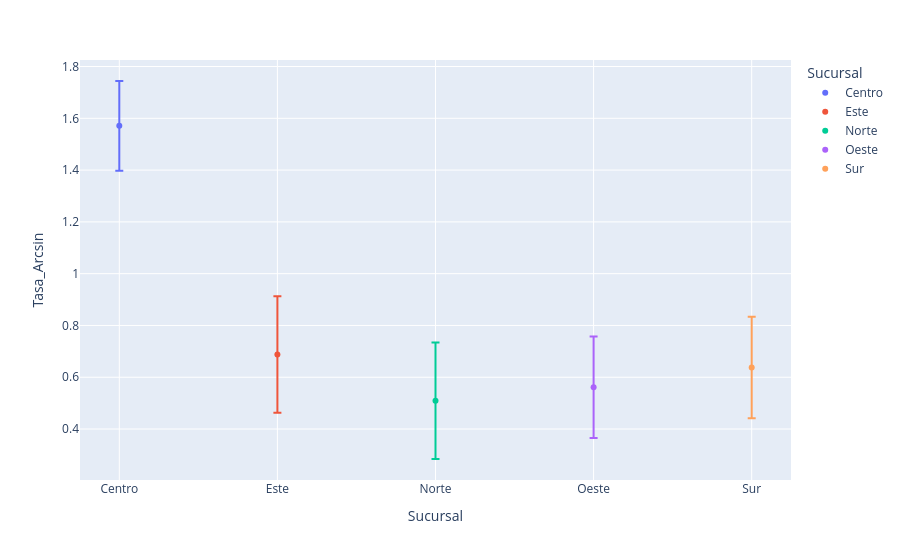

This figure's notebook cell:
### Code cell
# ============================================================
# EJERCICIO 2 — Datos provistos
# ============================================================

np.random.seed(77)

n_empleados = 120
sucursales = np.random.choice(['Norte', 'Sur', 'Este', 'Oeste', 'Centro'],
                               n_empleados)

# Siniestros de incapacidad (días ausentes en el año)
dias_base = {'Norte': 3, 'Sur': 4, 'Este': 5, 'Oeste': 3, 'Centro': 12}  # Centro es alta frecuencia
num_siniestros_ej2 = np.array([
    np.random.poisson(dias_base[s]) for s in sucursales
])

df_vida_grupo = pd.DataFrame({
    'Empleado_ID': range(1, n_empleados+1),
    'Sucursal': sucursales,
    'Dias_Incapacidad': num_siniestros_ej2
})

print(f'Dataset: {len(df_vida_grupo)} empleados en {df_vida_grupo.Sucursal.nunique()} sucursales')
print('\nResumen por sucursal:')
print(df_vida_grupo.groupby('Sucursal')['Dias_Incapacidad'].describe().round(2))

# ============================================================
# TU CÓDIGO AQUÍ ↓
# ============================================================

# 1. Detectar sucursales con frecuencia atípica
_, out_sucursal_iqr_2, _, _ = detectar_outliers_iqr(df_vida_grupo['Dias_Incapacidad'])
print(f'Sucursales con frecuencia atípica (IQR): {out_sucursal_iqr_2.sum()}')
print('Sucursales atípicas:', df_vida_grupo.loc[out_sucursal_iqr_2, 'Sucursal'].unique())

#Aplicamos la transformacion raiz cuadrada
sqrt_ej2 = t_sqrt(df_vida_grupo['Dias_Incapacidad'])

_, out_sqrt, _, _ = detectar_outliers_iqr(sqrt_ej2)
print(f'\nTras transformación √x — Sucursales con frecuencia atípica (IQR): {out_sqrt.sum()}')


# 2. Tasa de siniestralidad por sucursal
Promedio_siniestros = df_vida_grupo.groupby('Sucursal').agg( Media_sucursal=('Dias_Incapacidad', 'mean'), n = ('Empleado_ID', 'count')).reset_index()
Promedio_siniestros['Tasa_Siniestralidad'] = Promedio_siniestros['Media_sucursal'] / Promedio_siniestros['Media_sucursal'].max()


for s in Promedio_siniestros['Sucursal'].unique():
    tasa = Promedio_siniestros.loc[Promedio_siniestros['Sucursal'] == s, 'Tasa_Siniestralidad'].values[0]
    print(f'Sucursal {s}: Tasa de siniestralidad = {tasa:.4f}')
#Aplicamos arcsin(√p) a la tasa de siniestralidad y construimos intervalos de confianza
Promedio_siniestros['Tasa_Arcsin'] = t_arcsin_sqrt(Promedio_siniestros['Tasa_Siniestralidad'])
# Calculamos la varianza estabilizada tras arcsin(√p) que es aproximadamente constante: Var ≈ 1/(4n)

Promedio_siniestros['varianza_estabilizada'] = np.sqrt(1 / (4 * Promedio_siniestros['n']))


# Asumiendo normalidad tras la transformación, calculamos interavlos de confianza al 95% para cada sucursal
Promedio_siniestros['ci'] = 1.96 * Promedio_siniestros['varianza_estabilizada']
# Calculamos los límites inferior y superior del intervalo de confianza para la tasa transformada
Promedio_siniestros['lower'] = Promedio_siniestros['Tasa_Arcsin'] - Promedio_siniestros['ci']
Promedio_siniestros['upper'] = Promedio_siniestros['Tasa_Arcsin'] + Promedio_siniestros['ci']

# Visualizamos las tasas transformadas con sus intervalos de confianza para comparar entre sucursales.
fig = px.scatter(
    Promedio_siniestros,
    x='Sucursal',
    y='Tasa_Arcsin',
    error_y='ci',
    color='Sucursal'
)
fig.show()



# 4. Conclusión
print('\nConclusión:')
print('  La sucursal Centro tiene una frecuencia de siniestralidad significativamente más alta que las demás, incluso tras la transformación.\n Esto podría significar posible fraude o personal con preexistencias crónicas.')

### Figure 1 — Plotly figure (JSON) as saved in the notebook; plotly's stock layout.template omitted (floating-point values rounded to 4 significant figures)
{"data": [{"error_y": {"array": [0.1732]}, "hovertemplate": "Sucursal=%{x}<br>Tasa_Arcsin=%{y}<extra></extra>", "legendgroup": "Centro", "marker": {"color": "#636efa", "symbol": "circle"}, "mode": "markers", "name": "Centro", "orientation": "v", "showlegend": true, "type": "scatter", "x": ["Centro"], "xaxis": "x", "y": [1.571], "yaxis": "y"}, {"error_y": {"array": [0.2248]}, "hovertemplate": "Sucursal=%{x}<br>Tasa_Arcsin=%{y}<extra></extra>", "legendgroup": "Este", "marker": {"color": "#EF553B", "symbol": "circle"}, "mode": "markers", "name": "Este", "orientation": "v", "showlegend": true, "type": "scatter", "x": ["Este"], "xaxis": "x", "y": [0.6878], "yaxis": "y"}, {"error_y": {"array": [0.2248]}, "hovertemplate": "Sucursal=%{x}<br>Tasa_Arcsin=%{y}<extra></extra>", "legendgroup": "Norte", "marker": {"color": "#00cc96", "symbol": "circle"}, "mode": "markers", "name": "Norte", "orientation": "v", "showlegend": true, "type": "scatter", "x": ["Norte"], "xaxis": "x", "y": [0.5091], "yaxis": "y"}, {"error_y": {"array": [0.196]}, "hovertemplate": "Sucursal=%{x}<br>Tasa_Arcsin=%{y}<extra></extra>", "legendgroup": "Oeste", "marker": {"color": "#ab63fa", "symbol": "circle"}, "mode": "markers", "name": "Oeste", "orientation": "v", "showlegend": true, "type": "scatter", "x": ["Oeste"], "xaxis": "x", "y": [0.5617], "yaxis": "y"}, {"error_y": {"array": [0.196]}, "hovertemplate": "Sucursal=%{x}<br>Tasa_Arcsin=%{y}<extra></extra>", "legendgroup": "Sur", "marker": {"color": "#FFA15A", "symbol": "circle"}, "mode": "markers", "name": "Sur", "orientation": "v", "showlegend": true, "type": "scatter", "x": ["Sur"], "xaxis": "x", "y": [0.6379], "yaxis": "y"}], "layout": {"legend": {"title": {"text": "Sucursal"}, "tracegroupgap": 0}, "margin": {"t": 60}, "xaxis": {"anchor": "y", "categoryarray": ["Centro", "Este", "Norte", "Oeste", "Sur"], "categoryorder": "array", "domain": [0, 1], "title": {"text": "Sucursal"}}, "yaxis": {"anchor": "x", "domain": [0, 1], "title": {"text": "Tasa_Arcsin"}}}}
